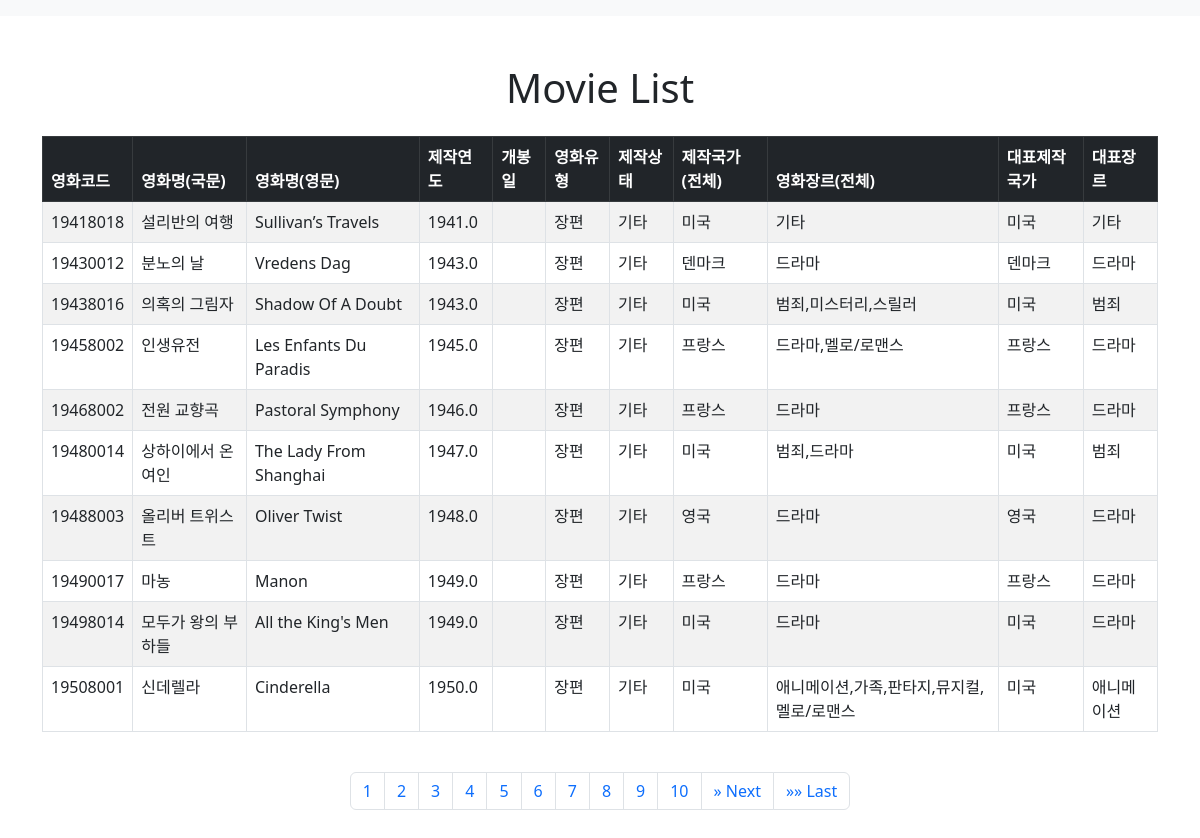
/movies/bootstrap?page=3, run on the app's committed database.
### kmdb/models.py (models this page shows, shortened)
class Movie(models.Model):
    movieCd = models.IntegerField(primary_key=True)
    movieNm = models.TextField()
    movieNmEn = models.TextField()
    prdtYear = models.FloatField()
    openDt = models.FloatField()
    typeNm = models.TextField()
    prdtStatNm = models.TextField()
    nationAlt = models.TextField()
    genreAlt = models.TextField()
    repNationNm = models.TextField()
    repGenreNm = models.TextField()
    class Meta:
        db_table = 'movies'

### kmdb/views.py (the view)
# urls.py: path('bootstrap', views.movie_bootstrap, name ='movie_bootstrap'),
def movie_bootstrap(request):
    movies = Movie.objects.all()
    pageSize = 10
    paginator = Paginator(movies, pageSize)
    pageNumber = request.GET.get('page') # 사용자가 요청한 페이지 번호
    movieList = paginator.get_page(pageNumber)
    pageCount = 10
    totalPage = paginator.num_pages
    if pageNumber == None:# 처음 시작 되었을 때
        pageNumber = 1
        beginPage = 1
        endPage = 10
    else: # 사용자가 pagination의 숫자를 눌렀을때
        print('pageNumber=' + pageNumber) #파라미터들이 문자열로 넘어옵니다.
        pageNumber = int(pageNumber) #넘어온 문자열을 정수형으로 바꿉니다.
        beginPage = (pageNumber-1)//pageSize*pageSize + 1
        endPage = beginPage + pageCount - 1
        if(totalPage < endPage):
            endPage = totalPage
    has_previous = pageNumber > pageCount
    print('has_previous=' + str(has_previous))
    has_next = pageNumber < (totalPage//pageCount*pageCount + 1)
    print('has_next=' + str(has_next))
    print('beginPage=' +str(beginPage))
    print('endPage=' + str(endPage))
    page_range = range(int(beginPage), int(endPage)+1)
    context = {'movieList':movieList, 'beginPage':beginPage, 'endPage':endPage, 'page_range':page_range, 'has_previous':has_previous, 'has_next':has_next}
    return render(request, 'kmdb/movie_bootstrap.html', context)

### kmdb/templates/kmdb/movie_bootstrap.html (shortened to what this page needs)
{% extends 'base.html' %}
{% block content %}
<h1 class="text-center mb-4">Movie List</h1>
<div class="table-responsive">
    <table class="table table-bordered table-striped table-hover">
        <thead class="table-dark">
        <tr>
            <th>영화코드</th>
            <th>영화명(국문)</th>
            <th>영화명(영문)</th>
            <th>제작연도</th>
            <th>개봉일</th>
            <th>영화유형</th>
            <th>제작상태</th>
            <th>제작국가(전체)</th>
            <th>영화장르(전체)</th>
            <th>대표제작국가</th>
            <th>대표장르</th>
        </tr>
        </thead>
        <tbody>
        {% for movie in movieList %}
        <tr>
            <td>{{ movie.movieCd }}</td>
            <td>{{ movie.movieNm }}</td>
            <td>{{ movie.movieNmEn }}</td>
            <td>{{ movie.prdtYear }}</td>
            <td>{{ movie.openDt|default:"" }}</td>
            <td>{{ movie.typeNm }}</td>
            <td>{{ movie.prdtStatNm }}</td>
            <td>{{ movie.nationAlt }}</td>
            <td>{{ movie.genreAlt }}</td>
            <td>{{ movie.repNationNm }}</td>
            <td>{{ movie.repGenreNm }}</td>
        </tr>
        {% endfor %}
        </tbody>
    </table>
</div>
<nav aria-label="Page navigation" class="my-4">
    <ul class="pagination justify-content-center">
        {% for i in page_range %}
            <li class="page-item"><a class="page-link" href="?page={{i}}">{{i}}</a></li>
        {% endfor %}
        {% if has_next %}
        <li class="page-item">
            <a class="page-link" href="?page={{endPage|add:1}}" aria-label="Next">
                <span aria-hidden="true">&raquo;</span>
                <span class="sr-only">Next</span>
            </a>
        </li>
        <li class="page-item">
            <a class="page-link" href="?page={{movieList.paginator.num_pages}}" aria-label="Last">
                <span aria-hidden="true">&raquo;&raquo;</span>
                <span class="sr-only">Last</span>
            </a>
        </li>
        {% endif %}
    </ul>
</nav>
{% endblock %}

### data on the page
Movie: movieCd "19418018", movieNm "설리반의 여행", movieNmEn "Sullivan’s Travels", prdtYear "1941.0", typeNm "장편", prdtStatNm "기타", nationAlt "미국", genreAlt "기타", repNationNm "미국", repGenreNm "기타"
Movie: movieCd "19430012", movieNm "분노의 날", movieNmEn "Vredens Dag", prdtYear "1943.0", typeNm "장편", prdtStatNm "기타", nationAlt "덴마크", genreAlt "드라마", repNationNm "덴마크", repGenreNm "드라마"
Movie: movieCd "19438016", movieNm "의혹의 그림자", movieNmEn "Shadow Of A Doubt", prdtYear "1943.0", typeNm "장편", prdtStatNm "기타", nationAlt "미국", genreAlt "범죄,미스터리,스릴러", repNationNm "미국", repGenreNm "범죄"
Movie: movieCd "19458002", movieNm "인생유전", movieNmEn "Les Enfants Du Paradis", prdtYear "1945.0", typeNm "장편", prdtStatNm "기타", nationAlt "프랑스", genreAlt "드라마,멜로/로맨스", repNationNm "프랑스", repGenreNm "드라마"
Movie: movieCd "19468002", movieNm "전원 교향곡", movieNmEn "Pastoral Symphony", prdtYear "1946.0", typeNm "장편", prdtStatNm "기타", nationAlt "프랑스", genreAlt "드라마", repNationNm "프랑스", repGenreNm "드라마"
Movie: movieCd "19480014", movieNm "상하이에서 온 여인", movieNmEn "The Lady From Shanghai", prdtYear "1947.0", typeNm "장편", prdtStatNm "기타", nationAlt "미국", genreAlt "범죄,드라마", repNationNm "미국", repGenreNm "범죄"
Movie: movieCd "19488003", movieNm "올리버 트위스트", movieNmEn "Oliver Twist", prdtYear "1948.0", typeNm "장편", prdtStatNm "기타", nationAlt "영국", genreAlt "드라마", repNationNm "영국", repGenreNm "드라마"
Movie: movieCd "19490017", movieNm "마농", movieNmEn "Manon", prdtYear "1949.0", typeNm "장편", prdtStatNm "기타", nationAlt "프랑스", genreAlt "드라마", repNationNm "프랑스", repGenreNm "드라마"
Movie: movieCd "19498014", movieNm "모두가 왕의 부하들", movieNmEn "All the King's Men", prdtYear "1949.0", typeNm "장편", prdtStatNm "기타", nationAlt "미국", genreAlt "드라마", repNationNm "미국", repGenreNm "드라마"
Movie: movieCd "19508001", movieNm "신데렐라", movieNmEn "Cinderella", prdtYear "1950.0", typeNm "장편", prdtStatNm "기타", nationAlt "미국", genreAlt "애니메이션,가족,판타지,뮤지컬,멜로/로맨스", repNationNm "미국", repGenreNm "애니메이션"

### other printed values
{{ i }} "1" "2" "3" "4" "5" "6" "7" "8" "9" "10"
